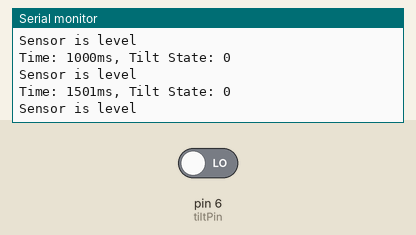
Recording of a sketch running on a simulated Arduino Uno, built with avr-gcc and run on an emulated ATmega328P. Parts: the last lines printed to the serial monitor. The test bench sets the inputs (shaded band); at power-on: pin 6 (tiltPin) LOW.

Above: at 1.8 s.
1.9 s: pin 6 (tiltPin) driven HIGH
At 2.31 s:
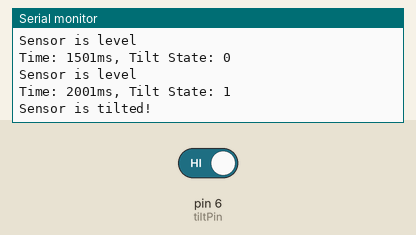
4.0 s: pin 6 (tiltPin) driven LOW
At 4.31 s:
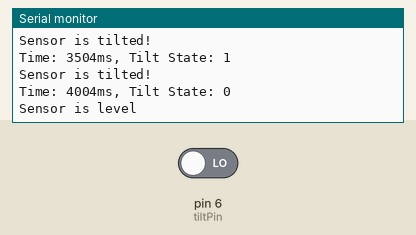
Timing chart, 0 to 7.0 s (numbered marks = the images above; inputs shaded):
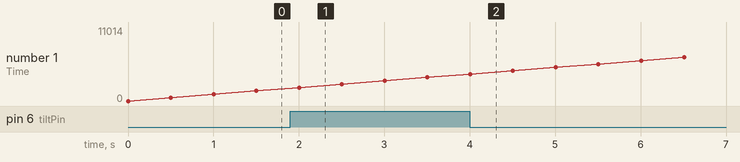

The sketch:

tilt.ino
```cpp
// チルトセンサーのテストプログラム
const int tiltPin = 6;

void setup() {
  Serial.begin(115200);
  Serial.println("SW520D Tilt Sensor Test");
  pinMode(tiltPin, INPUT);
}

void loop() {
  int tiltState = digitalRead(tiltPin);
  // より詳細な情報を出力
  Serial.print("Time: ");
  Serial.print(millis());
  Serial.print("ms, Tilt State: ");
  Serial.println(tiltState);

  if (tiltState == HIGH) {
    Serial.println("Sensor is tilted!");
  } else {
    Serial.println("Sensor is level");
  }

  delay(500);
}
```

Measured:
- after the input at 1.9 s, the serial monitor: prints a new line after 0.10 s (image 1)
- after the input at 4.0 s, the serial monitor: prints a new line at once (image 2)
